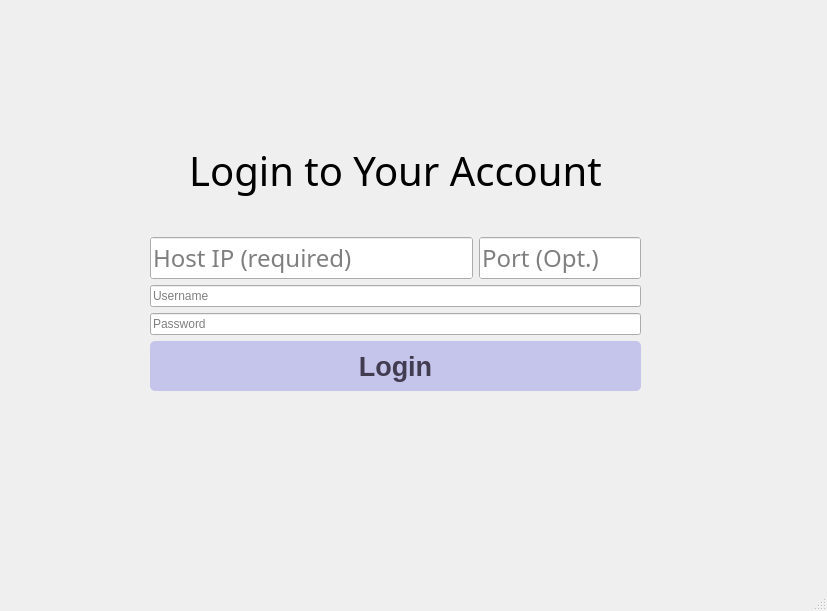
<?xml version="1.0" encoding="UTF-8"?>
<ui version="4.0">
 <class>MainWindow</class>
 <widget class="QMainWindow" name="MainWindow">
  <property name="geometry">
   <rect>
    <x>0</x>
    <y>0</y>
    <width>827</width>
    <height>611</height>
   </rect>
  </property>
  <property name="windowTitle">
   <string>MainWindow</string>
  </property>
  <property name="autoFillBackground">
   <bool>true</bool>
  </property>
  <widget class="QWidget" name="centralwidget">
   <widget class="QWidget" name="verticalLayoutWidget">
    <property name="geometry">
     <rect>
      <x>150</x>
      <y>110</y>
      <width>491</width>
      <height>281</height>
     </rect>
    </property>
    <layout class="QVBoxLayout" name="verticalLayout">
     <item>
      <widget class="QLabel" name="label">
       <property name="font">
        <font>
         <family>Montserrat</family>
         <pointsize>30</pointsize>
        </font>
       </property>
       <property name="text">
        <string>Login to Your Account</string>
       </property>
       <property name="alignment">
        <set>Qt::AlignCenter</set>
       </property>
      </widget>
     </item>
     <item>
      <layout class="QHBoxLayout" name="horizontalLayout">
       <item>
        <widget class="QLineEdit" name="lineEdit_3">
         <property name="sizePolicy">
          <sizepolicy hsizetype="Expanding" vsizetype="Fixed">
           <horstretch>2</horstretch>
           <verstretch>0</verstretch>
          </sizepolicy>
         </property>
         <property name="font">
          <font>
           <family>Montserrat</family>
           <pointsize>18</pointsize>
           <bold>false</bold>
          </font>
         </property>
         <property name="autoFillBackground">
          <bool>true</bool>
         </property>
         <property name="frame">
          <bool>true</bool>
         </property>
         <property name="placeholderText">
          <string>Host IP (required)</string>
         </property>
        </widget>
       </item>
       <item>
        <widget class="QLineEdit" name="lineEdit">
         <property name="sizePolicy">
          <sizepolicy hsizetype="Expanding" vsizetype="Fixed">
           <horstretch>1</horstretch>
           <verstretch>0</verstretch>
          </sizepolicy>
         </property>
         <property name="font">
          <font>
           <family>Montserrat</family>
           <pointsize>18</pointsize>
           <bold>false</bold>
          </font>
         </property>
         <property name="autoFillBackground">
          <bool>true</bool>
         </property>
         <property name="frame">
          <bool>true</bool>
         </property>
         <property name="placeholderText">
          <string>Port (Opt.)</string>
         </property>
        </widget>
       </item>
      </layout>
     </item>
     <item>
      <widget class="QLineEdit" name="lineEdit_2">
       <property name="placeholderText">
        <string>Username</string>
       </property>
      </widget>
     </item>
     <item>
      <widget class="QLineEdit" name="lineEdit_4">
       <property name="echoMode">
        <enum>QLineEdit::PasswordEchoOnEdit</enum>
       </property>
       <property name="placeholderText">
        <string>Password</string>
       </property>
      </widget>
     </item>
     <item>
      <widget class="QPushButton" name="pushButton">
       <property name="minimumSize">
        <size>
         <width>0</width>
         <height>50</height>
        </size>
       </property>
       <property name="font">
        <font>
         <pointsize>20</pointsize>
         <bold>true</bold>
        </font>
       </property>
       <property name="styleSheet">
        <string notr="true">background-color: #C5C5EC;
color: #423C50;
border-radius: 5px;</string>
       </property>
       <property name="text">
        <string>Login</string>
       </property>
      </widget>
     </item>
    </layout>
   </widget>
  </widget>
  <widget class="QMenuBar" name="menubar">
   <property name="geometry">
    <rect>
     <x>0</x>
     <y>0</y>
     <width>827</width>
     <height>24</height>
    </rect>
   </property>
  </widget>
  <widget class="QStatusBar" name="statusbar"/>
 </widget>
 <resources/>
 <connections/>
</ui>
